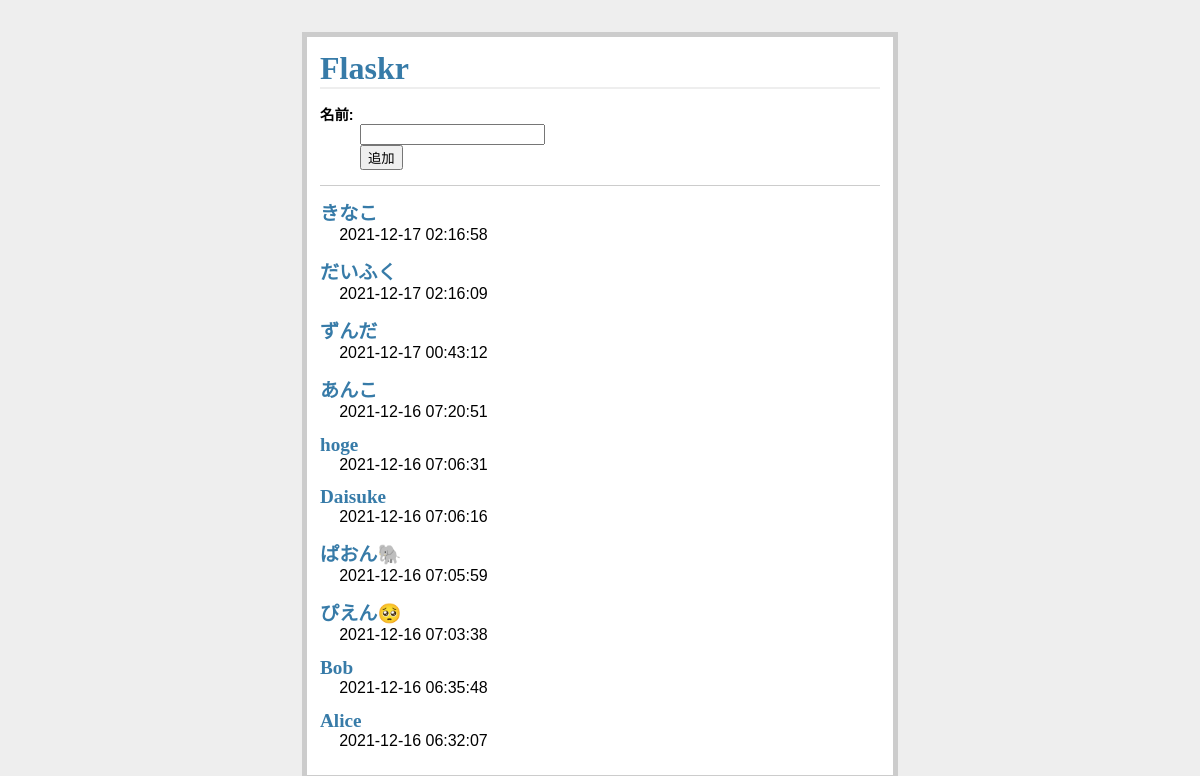
The page / on the database its author committed.
### pazzle15/models.py (models this page shows, shortened)
class Player(db.Model):
    __tablename__ = "player"
    player_id = db.Column(db.Integer, primary_key=True, autoincrement=True)
    name = db.Column(db.String, nullable=False)
    created_dt = db.Column(db.DateTime(timezone=True), default=db.func.now())
    current = db.Column(db.Integer, server_default="0")

### pazzle15/views.py (the view)
@app.route('/')
def show_entries():
    entries = Player.query.order_by(Player.player_id.desc()).all()
    return render_template('show_entries.html', page_dict=page_dict, entries=entries)

### pazzle15/templates/show_entries.html
{% extends "layout.html" %}
{% block body %}
<form action="{{ url_for('add_entry') }}" method=post class=add-entry>
  <dl>
    <dt>名前:
    <dd><input type=text size=20 name="name">
    <dd><input type=submit value="追加">
  </dl>
</form>
<ul class=entries>
  {% for entry in entries %}
  <li>
    <h2>{{ entry.name }}</h2>{{ entry.created_dt }}
    {% else %}
  <li><em>Unbelievable. No entries here so far</em>
    {% endfor %}
</ul>
{% endblock %}

### pazzle15/static/style.css (style rules this page uses)
a, h1, h2 { color: #377ba8; }
h1, h2 { font-family: 'Georgia', serif; margin: 0; }
h2 { font-size: 1.2em; }
.entries { list-style: none; margin: 0; padding: 0; }
.entries li { margin: 0.8em 1.2em; }
.entries li h2 { margin-left: -1em; }
.add-entry { font-size: 0.9em; border-bottom: 1px solid #ccc; }
.add-entry dl { font-weight: bold; }

### rows shown on the page
Player: name "きなこ", created_dt "2021-12-17 02:16:58"
Player: name "だいふく", created_dt "2021-12-17 02:16:09"
Player: name "ずんだ", created_dt "2021-12-17 00:43:12"
Player: name "あんこ", created_dt "2021-12-16 07:20:51"
Player: name "hoge", created_dt "2021-12-16 07:06:31"
Player: name "Daisuke", created_dt "2021-12-16 07:06:16"
Player: name "ぱおん🐘", created_dt "2021-12-16 07:05:59"
Player: name "ぴえん🥺", created_dt "2021-12-16 07:03:38"
Player: name "Bob", created_dt "2021-12-16 06:35:48"
Player: name "Alice", created_dt "2021-12-16 06:32:07"
